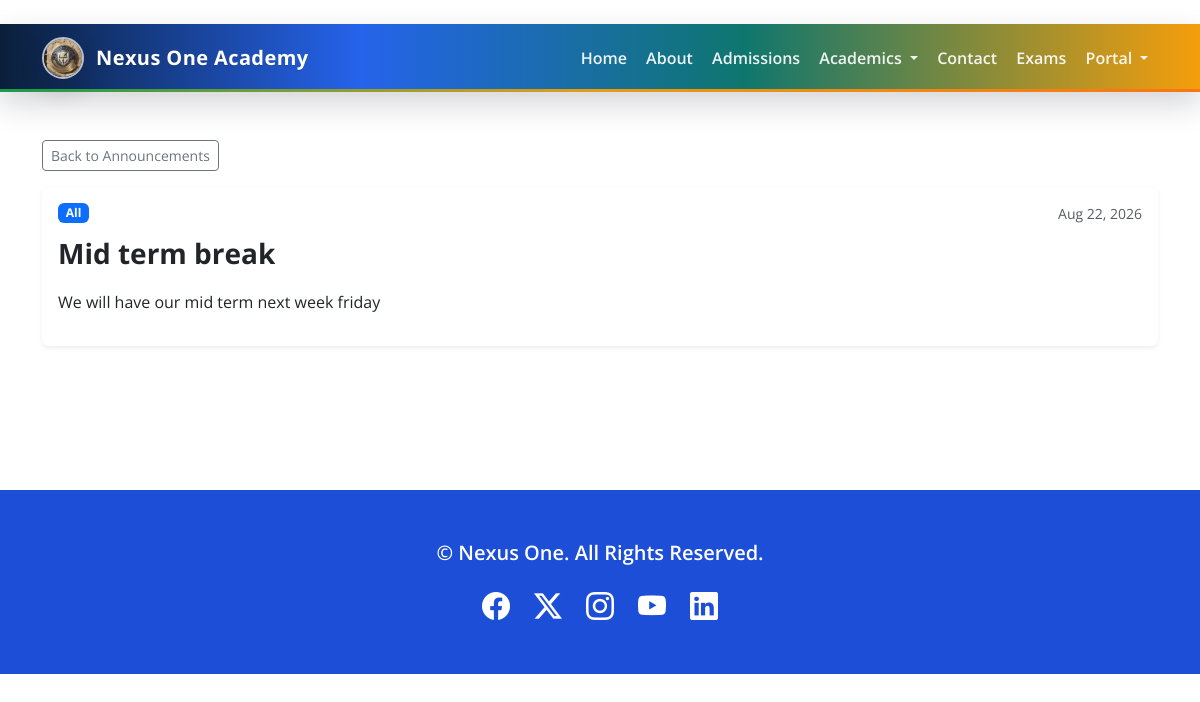
The app's page /announcements/django_admin_101/ (signed in), older data.
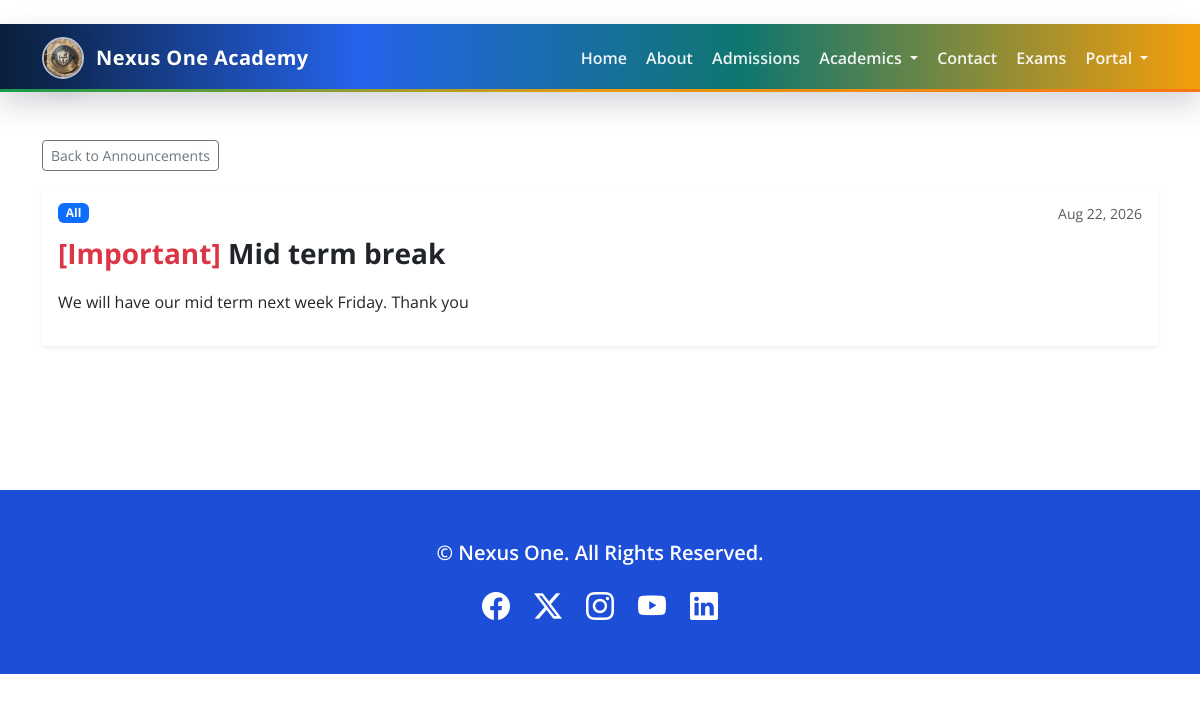
The same page, newer data.
### announcements/models.py (models this page shows, shortened)
class Announcement(models.Model):
    AUDIENCE_CHOICES = [
        ('ALL', 'All'),
        ('STUDENTS', 'Students Only'),
        ('TEACHERS', 'Teachers Only'),
        ('PARENTS', 'Parents Only'),
    ]
    title = models.CharField(max_length=255)
    slug = models.SlugField(max_length=255, unique=True)
    content = models.TextField()
    target_audience = models.CharField(max_length=10, choices=AUDIENCE_CHOICES, default='ALL')
    author = models.ForeignKey(settings.AUTH_USER_MODEL, on_delete=models.SET_NULL, null=True, related_name='announcements')
    is_important = models.BooleanField(default=False, help_text="Pin this announcement to top")
    is_published = models.BooleanField(default=True)
    attachment = models.FileField(upload_to='announcements/attachments/', blank=True, null=True)
    created_at = models.DateTimeField(auto_now_add=True)
    updated_at = models.DateTimeField(auto_now=True)
    class Meta:
        ordering = ['-is_important', '-created_at']

### announcements/views.py (the view)
# urls.py: path('<slug:slug>/', views.announcement_detail, name='detail'),
def announcement_detail(request, slug):
    announcement = get_object_or_404(Announcement, slug=slug, is_published=True)
    return render(request, 'announcements/detail.html', {'announcement': announcement})

### accounts/context_processors.py (called while the page is built)
def permissions(request):
    user = getattr(request, 'user', None)
    if user is None or not user.is_authenticated:
        return {'can_manage_school_operations': False, 'user_group': None}
    return {
        'can_manage_school_operations': can_manage_school_operations(user),
        'user_group': primary_group_name(user),
    }

### accounts/permissions.py (called while the page is built)
def can_manage_school_operations(user):
    if not getattr(user, 'is_authenticated', False):
        return False
    return user.is_staff or user.has_perm(MANAGE_SCHOOL_OPERATIONS_PERM)

def primary_group_name(user):
    if not getattr(user, 'is_authenticated', False):
        return None
    group = user.groups.filter(name__in=ALL_GROUPS).values_list('name', flat=True).first()
    if group:
        return group
    return ROLE_TO_GROUP.get(str(getattr(user, 'role', '')).upper())

### birthdaygreetings/processors.py (called while the page is built)
def todays_celebrants(request):
    today = timezone.now().date()
    celebrants = BirthdayProfile.objects.filter(
        date_of_birth__month=today.month,
        date_of_birth__day=today.day,
    ).select_related('user')
    return {
        'todays_celebrants': celebrants,
    }

### announcements/templates/announcements/detail.html (shortened to what this page needs)
{% extends "base.html" %}
{% block content %}
<div class="container py-4">
  <a href="{% url 'announcements:list' %}" class="btn btn-outline-secondary btn-sm mb-3">Back to Announcements</a>
  <article class="card shadow-sm border-0">
    <div class="card-body">
      <div class="d-flex justify-content-between align-items-start mb-2">
        <span class="badge bg-primary">{{ announcement.get_target_audience_display }}</span>
        <small class="text-muted">{{ announcement.created_at|date:"M d, Y" }}</small>
      </div>
      <h2 class="card-title mb-3">
        {% if announcement.is_important %}<span class="text-danger">[Important]</span>{% endif %}
        {{ announcement.title }}
      </h2>
      <p class="card-text">{{ announcement.content|linebreaks }}</p>
    </div>
  </article>
</div>
{% endblock %}

Row changes from the older to the newer data that the page shows:
changed Announcement "Mid term break": is_important False → True (drawn); content "We will have our mid term next week friday" → "We will have our mid term next week Friday. Thank you"
Text that changed along with them:
text now shown: "[Important]"
